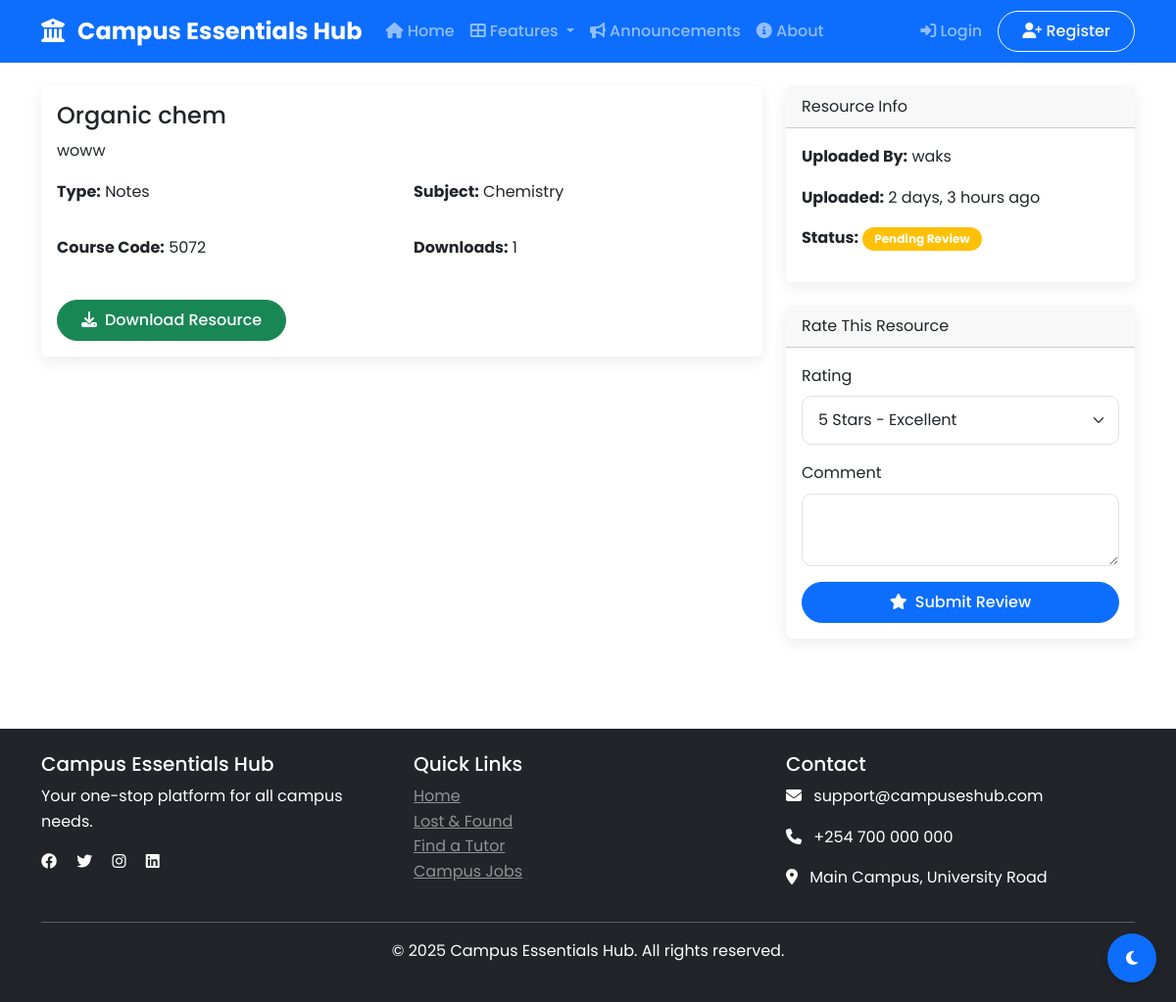
Screenshot of /resources/1/ with the database file from the repository.
### resources/models.py (models this page shows, shortened)
class Resource(models.Model):
    TYPE_CHOICES = (
        ('notes', 'Notes'),
        ('past_paper', 'Past Paper'),
        ('slides', 'Slides'),
        ('textbook', 'Textbook'),
        ('assignment', 'Assignment'),
        ('other', 'Other'),
    )
    SUBJECT_CHOICES = (
        ('programming', 'Programming'),
        ('mathematics', 'Mathematics'),
        ('physics', 'Physics'),
        ('chemistry', 'Chemistry'),
        ('biology', 'Biology'),
        ('business', 'Business'),
        ('engineering', 'Engineering'),
        ('languages', 'Languages'),
        ('arts', 'Arts & Humanities'),
        ('other', 'Other'),
    )
    user = models.ForeignKey(CustomUser, on_delete=models.CASCADE, related_name='uploaded_resources')
    title = models.CharField(max_length=200)
    description = models.TextField()
    resource_type = models.CharField(max_length=50, choices=TYPE_CHOICES)
    subject = models.CharField(max_length=100, choices=SUBJECT_CHOICES)
    course_code = models.CharField(max_length=20)
    file = models.FileField(upload_to='resources/')
    thumbnail = models.ImageField(upload_to='resource_thumbs/', blank=True)
    downloads = models.IntegerField(default=0)
    average_rating = models.DecimalField(max_digits=3, decimal_places=2, default=0.0)
    is_approved = models.BooleanField(default=False)
    created_at = models.DateTimeField(default=timezone.now)
    class Meta:
        ordering = ['-created_at']

### accounts/models.py (models this page shows, shortened)
class CustomUser(AbstractUser):
    USER_TYPE_CHOICES = (
        ('student', 'Student'),
        ('tutor', 'Tutor'),
        ('service_provider', 'Service Provider'),
        ('admin', 'Administrator'),
    )
    email = models.EmailField(unique=True)
    phone_number = models.CharField(max_length=15, blank=True)
    student_id = models.CharField(max_length=20, blank=True)
    university = models.CharField(max_length=200, blank=True)
    course = models.CharField(max_length=100, blank=True)
    year_of_study = models.IntegerField(blank=True, null=True)
    user_type = models.CharField(max_length=20, choices=USER_TYPE_CHOICES, default='student')
    profile_picture = models.ImageField(upload_to='profile_pics/', blank=True)
    bio = models.TextField(blank=True)
    points = models.IntegerField(default=0)
    is_verified = models.BooleanField(default=False)
    verification_code = models.CharField(max_length=6, blank=True)
    dark_mode = models.BooleanField(default=False)
    location = models.CharField(max_length=200, blank=True)
    created_at = models.DateTimeField(default=timezone.now)
    updated_at = models.DateTimeField(auto_now=True)
    class Meta:
        ordering = ['-date_joined']

### resources/views.py (the view)
# urls.py: path('<int:resource_id>/', views.resource_detail, name='detail'),
def resource_detail(request, resource_id):
    resource = get_object_or_404(Resource, id=resource_id)
    reviews = ResourceReview.objects.filter(resource=resource).order_by('-created_at')
    return render(request, 'resources/detail.html', {
        'resource': resource,
        'reviews': reviews,
        'is_owner': resource.user == request.user,
    })

### core/context_processors.py (called while the page is built)
def notification_count(request):
    if request.user.is_authenticated:
        unread_count = Notification.objects.filter(user=request.user, is_read=False).count()
        return {'notification_count': unread_count}
    return {'notification_count': 0}

def theme_preference(request):
    if request.user.is_authenticated:
        theme = 'dark' if request.user.dark_mode else 'light'
        return {'theme': theme}
    return {'theme': 'light'}

### resources/templates/resources/detail.html (shortened to what this page needs)
{% extends 'core/base.html' %}
{% block content %}
<div class="row">
    <div class="col-md-8">
        <div class="card mb-4">
            <div class="card-body">
                <h4>{{ resource.title }}</h4>
                <p>{{ resource.description }}</p>
                <div class="row mb-3">
                    <div class="col-md-6">
                        <p><strong>Type:</strong> {{ resource.get_resource_type_display }}</p>
                    </div>
                    <div class="col-md-6">
                        <p><strong>Subject:</strong> {{ resource.get_subject_display }}</p>
                    </div>
                </div>
                <div class="row mb-3">
                    <div class="col-md-6">
                        <p><strong>Course Code:</strong> {{ resource.course_code }}</p>
                    </div>
                    <div class="col-md-6">
                        <p><strong>Downloads:</strong> {{ resource.downloads }}</p>
                    </div>
                </div>
                <div class="mt-4">
                    {% if is_owner %}
                    <div class="btn-group">
                        <a href="{% url 'resources:update' resource.id %}" class="btn btn-primary">
                            <i class="fas fa-edit me-2"></i>Edit
                        </a>
                        <a href="{% url 'resources:download' resource.id %}" class="btn btn-success">
                            <i class="fas fa-download me-2"></i>Download
                        </a>
                    </div>
                    {% else %}
                    <a href="{% url 'resources:download' resource.id %}" class="btn btn-success">
                        <i class="fas fa-download me-2"></i>Download Resource
                    </a>
                    {% endif %}
                </div>
            </div>
        </div>
    </div>
    <div class="col-md-4">
        <div class="card mb-4">
            <div class="card-header">Resource Info</div>
            <div class="card-body">
                <p><strong>Uploaded By:</strong> {{ resource.user.username }}</p>
                <p><strong>Uploaded:</strong> {{ resource.created_at|timesince }} ago</p>
                <p><strong>Status:</strong>
                    {% if resource.is_approved %}
                    <span class="badge bg-success">Approved</span>
                    {% else %}
                    <span class="badge bg-warning">Pending Review</span>
                    {% endif %}
                </p>
            </div>
        </div>
        <div class="card">
            <div class="card-header">Rate This Resource</div>
            <div class="card-body">
                <form method="post" action="{% url 'resources:add_review' resource.id %}">
                    <div class="mb-3">
                        <label class="form-label">Rating</label>
                        <select class="form-select" name="rating">
                            <option value="5">5 Stars - Excellent</option>
                        </select>
                    </div>
                    <div class="mb-3">
                        <label class="form-label">Comment</label>
                        <textarea class="form-control" name="comment" rows="2"></textarea>
                    </div>
                    <button type="submit" class="btn btn-primary w-100">
                        <i class="fas fa-star me-2"></i>Submit Review
                    </button>
                </form>
            </div>
        </div>
    </div>
</div>
{% endblock %}

### static/css/style.css (style rules this page uses)
:root { --primary-color: #0d6efd; --secondary-color: #6c757d; --success-color: #198754; --danger-color: #dc3545; --warning-color: #ffc107; --info-color: #0dcaf0; --light-color: #f8f9fa; --dark-color: #212529; }
body { font-family: 'Poppins', sans-serif; line-height: 1.6; }
.card { border: none; box-shadow: 0 5px 15px rgba(0,0,0,0.08); transition: transform 0.3s; margin-bottom: 20px; }
.btn { border-radius: 25px; padding: 0.5rem 1.5rem; font-weight: 500; transition: all 0.3s; }
.form-control, .form-select { border-radius: 10px; padding: 0.75rem 1rem; border: 1px solid #dee2e6; }
.badge { border-radius: 20px; padding: 0.5em 1em; }

### rows the page displays
Resource: title "Organic chem", description "woww", resource_type "Notes", subject "Chemistry", course_code "5072", downloads "1", user.username "waks", created_at "2 days, 3 hours"
